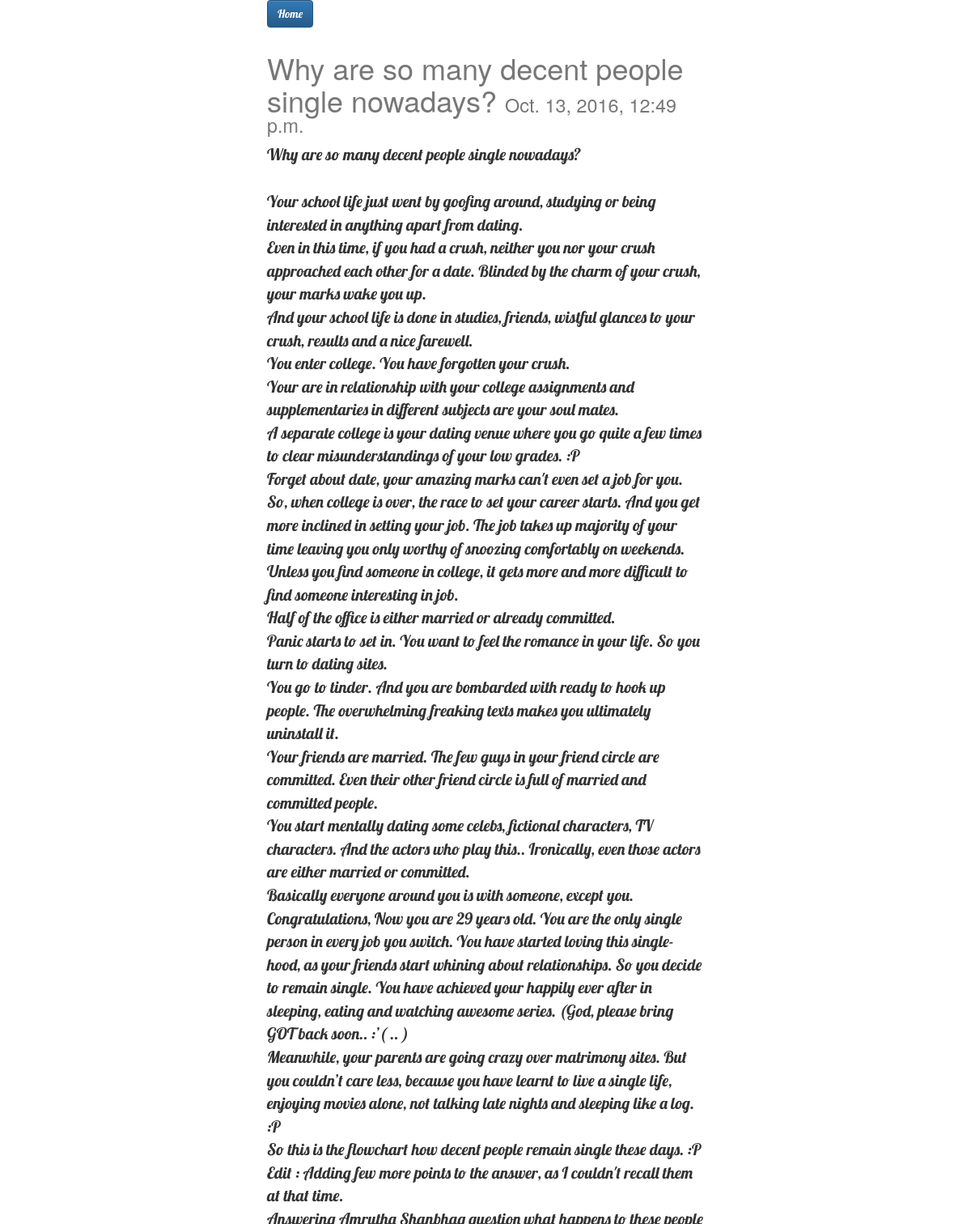
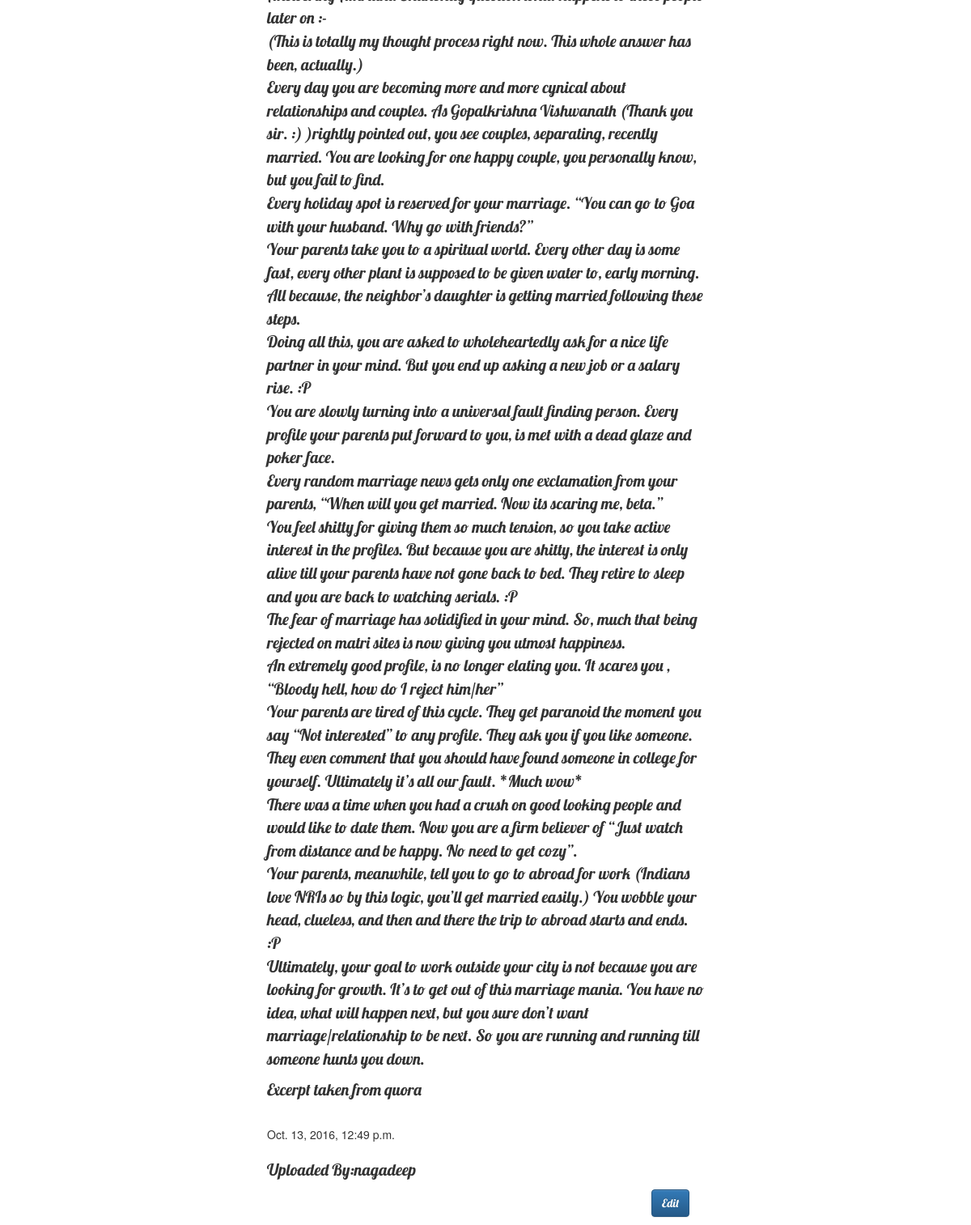
The page /news/31/ on the database its author committed (2 pictures, top to bottom).
### news/models.py (models this page shows, shortened)
class post(models.Model):
    user=models.ForeignKey(settings.AUTH_USER_MODEL, default=1)
    title=models.CharField(max_length=140)
    image=models.ImageField(null=True,blank=True,width_field="width",height_field="height")
    height=models.IntegerField(default=640)
    width=models.IntegerField(default=640)
    content=models.TextField()
    last_seen=models.DateTimeField(auto_now=True,auto_now_add=False)
    timestamp=models.DateTimeField(auto_now=False,auto_now_add=True)
    class Meta:
        ordering=["-timestamp","-last_seen"]

### news/views.py (the view)
# urls.py: url(r'^(?P<var>\d+)/$',news_detail,name='detail'),  # p<id>\d+ takes a variable named id ans send it to news_detail,d+ only digits
def news_detail(request,var=None): # retrieve
    instance=get_object_or_404(post,id=var)
    context={"temp":"detail","title":instance.title,"instance":instance}
    return render(request,"news_detail.html",context)

### templates/news_detail.html (shortened to what this page needs)
{% extends "base.html" %}
{% block content %}
<div class="col-sm-3 col-sm-offset-3">
<p><a href="/news/" class="btn btn-primary" role="button">Home</a> </p>
</div>
<div class="col-sm-6 col-sm-offset-3">
<h1>{{title}} <small>{{instance.timestamp}}</small></h1>
<p>{{instance.title}}</p><br/>
{{instance.content|linebreaks}}<br/>
{{instance.last_seen}}<br/>
<br/>
<p>Uploaded By:{{instance.user}}</p>
<div class="row">
    <div class="col-sm-4 "><div class="fb-like" data-href="https://developers.facebook.com/docs/plugins/" data-layout="button" data-action="like" data-size="large" data-show-faces="false" data-share="false"></div></div>
    <div class="col-sm-2 col-sm-offset-6"><p><a href="{{obj.get_absolute_url}}edit" class="btn btn-primary" role="button">Edit</a></p></div>
</div>
</div>
{% endblock content %}

### static/css/test.css (style rules this page uses)
h1 { color:#777777 }
p { font-family:Lobster; font-size:20px; }

### rows shown on the page
post: title "Why are so many decent people single nowadays?", timestamp "Oct. 13, 2016, 12:49 p.m.", content "Your school life just went by goofing around, studying or being interested in anything apart from dating. Even in this time, if you had a crush, neither you nor your crush approached each other for a date. Blinded by the charm of your crush, your marks wake you up. And your school life is done in studies, friends, wistful glances to your crush, results and a nice farewell. You enter college. You have forgotten your crush. Your are in relationship with your college assignments and supplementaries in different subjects are your soul mates. A separate college is your dating venue where you go quite a few times to clear misunderstandings of your low grades. :P Forget about date, your amazing…", last_seen "Oct. 13, 2016, 12:49 p.m.", user "nagadeep"
